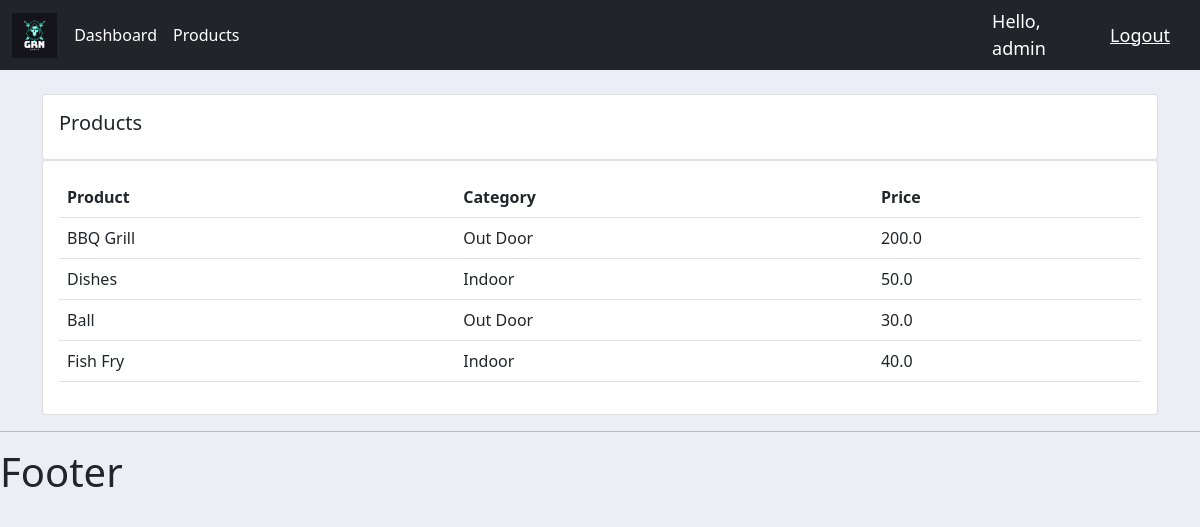
/products/ (signed in), run on the app's committed database.
### accounts/models.py (models this page shows, shortened)
class Product(models.Model):
    CATEGORY = (
        ('Indoor', 'Indoor'),
        ('Out Door', 'Out Door'),
    )
    name = models.CharField(max_length=200, null=True)
    price = models.FloatField(null=True)
    category = models.CharField(max_length=200, null=True, choices=CATEGORY)
    description = models.CharField(max_length=200, null=True, blank=True)
    date_created = models.DateTimeField(auto_now_add=True, null=True)
    tags = models.ManyToManyField(Tag)

### accounts/decorators.py (the view)
        def wrapper_func(request, *args, **kwargs):
            group = None
            if request.user.groups.exists():
                group = request.user.groups.all()[0].name
            if group in allowed_roles:
                return view_func(request, *args, **kwargs)
            else:
                return HttpResponse('You are not authorized to view this page')

### accounts/views.py (called while the page is built)
@login_required(login_url='login') #login decorators
@allowed_users(allowed_roles=['Admin'])
def products(request):
    products = Product.objects.all()
    return render(request, 'accounts/products.html', {'products':products})

### accounts/templates/accounts/products.html
{% extends 'accounts/main.html' %}
{% block content %}
<br>
		<div class="row">
			<div class="col-md">
				<div class="card card-body">
					<h5>Products</h5>
				</div>
				<div class="card card-body">
					<table class="table">
						<tr>
							<th>Product</th>
							<th>Category</th>
							<th>Price</th>
						</tr>
						{% for i in products %}
						<tr>
							<td>
								{{i.name}}
							</td>
							<td>
								{{i.category}}
							</td>
							<td>
								{{i.price}}
							</td>
						</tr>
						{% endfor %}
					</table>
				</div>
			</div>
		</div>
{% endblock %}

### accounts/templates/accounts/navbar.html (shortened to what this page needs)
{% load static %}
<nav class="navbar navbar-expand-lg navbar-dark bg-dark">
    <div class="container-fluid">
      <img style="width: 45px;" src="{% static 'images/logo.png' %}">
      <div class="collapse navbar-collapse" id="navbarNav">
        <ul class="navbar-nav">
          {% if request.user.is_staff %}     >
          <li class="nav-item">
            <a class="nav-link active" aria-current="page" href="{% url 'home' %}">Dashboard</a>
          </li>
          <li class="nav-item">
            <a class="nav-link active" href="{% url 'products' %}">Products</a>
          </li>
          {% else %}
          <li class="nav-item">
            <a class="nav-link active" href="{% url 'account' %}">Settings</a>
         </li>
         {% endif %}
        </ul>
      </div>
    </div>
    <span class="hello-msg">Hello, {{request.user}}</span>
    <span><a class="hello-msg" href="{% url 'logout' %}">Logout</a></span>
  </nav>

### static/css/main.css (style rules this page uses)
body { background-color: #ebeff5; }

### accounts/templates/accounts/navbar.html (style rules this page uses)
.hello-msg { font-size: 18px; color: #fff; margin-right: 30px; }

### data on the page
Product: name "BBQ Grill", category "Out Door", price "200.0"
Product: name "Dishes", category "Indoor", price "50.0"
Product: name "Ball", category "Out Door", price "30.0"
Product: name "Fish Fry", category "Indoor", price "40.0"

### other printed values
{{ request.user }} "admin"
